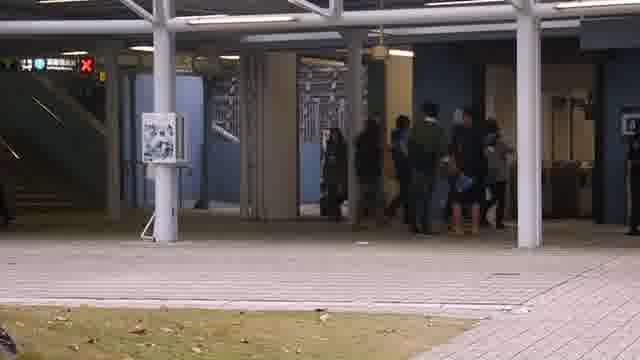
#> input picture extracted_frames/training_videos/01/frame_0080.jpg, 640 x 360 px; its folder holds only this picture in this run
$ python preprocess_frames.py
#> lines starting #> are read from the running program, lines starting #| are printed output that depends on the picture
import os
import cv2
import numpy as np

# Path to the extracted frames (e.g., from training_videos or testing_videos)
frames_root = os.path.join(os.path.dirname(__file__), 'training_videos')  # or 'testing_videos'

# Resize dimensions (optional)
target_size = (224, 224)  # You can set this to match your model's input

# Iterate over each video folder
for video_name in os.listdir(frames_root):
    video_folder = os.path.join(frames_root, video_name)

    if not os.path.isdir(video_folder):
        continue

    print(f"📁 Reading frames from: {video_name}")

    # List and sort frame files
    frame_files = sorted([
        f for f in os.listdir(video_folder) if f.endswith('.jpg')
    ])

    for frame_file in frame_files:
        frame_path = os.path.join(video_folder, frame_file)

        # Read the frame using OpenCV
        frame = cv2.imread(frame_path)
#> frame is the input picture: shape (360, 640, 3); mean B, G, R 96.2, 100, 108.2

        if frame is None:
            print(f"Skipping unreadable frame: {frame_path}")
            continue

        # Resize the frame
        frame_resized = cv2.resize(frame, target_size)
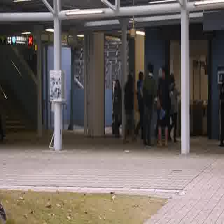
#> frame_resized: shape (224, 224, 3); mean B, G, R 96.1, 99.9, 108.1

        # Convert BGR to RGB (if needed)
        frame_rgb = cv2.cvtColor(frame_resized, cv2.COLOR_BGR2RGB)

        # Normalize pixel values (0 to 1)
        frame_normalized = frame_rgb.astype(np.float32) / 255.0

        # Now frame_normalized is ready for model input
        # You can store it in a list, feed it to a model, etc.
        # Example:
        # model_input.append(frame_normalized)

    print(f"Done processing: {video_name}\n")
#> pass 2 of the loop `for video_name in os.listdir(frames_root):`:
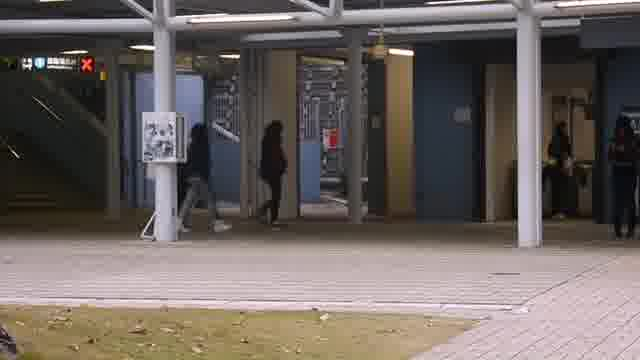
#> input picture extracted_frames/training_videos/02/frame_0168.jpg, 640 x 360 px
#> frame is the input picture: shape (360, 640, 3); mean B, G, R 96.2, 99.9, 108.4
#> `frame_resized = cv2.resize(frame, target_size)`:
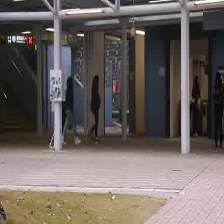
#> frame_resized: shape (224, 224, 3); mean B, G, R 96.2, 99.9, 108.4

print("All frames preprocessed.")
